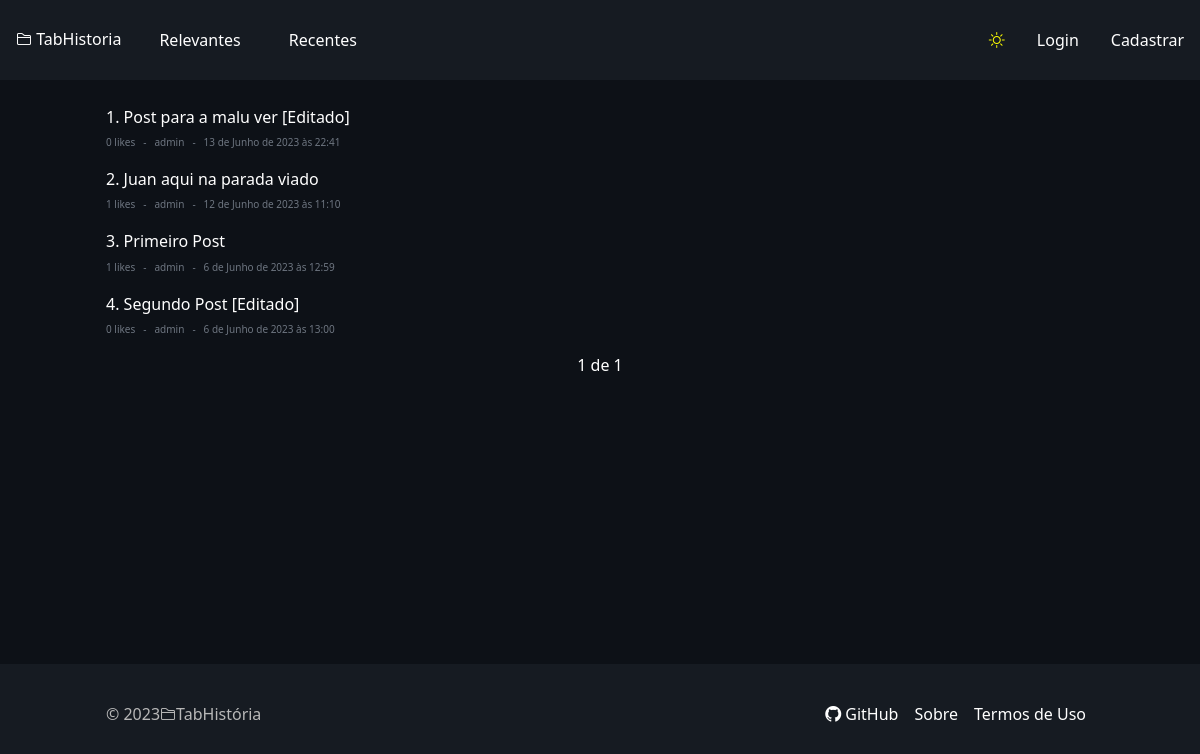
The app's page /, older data.
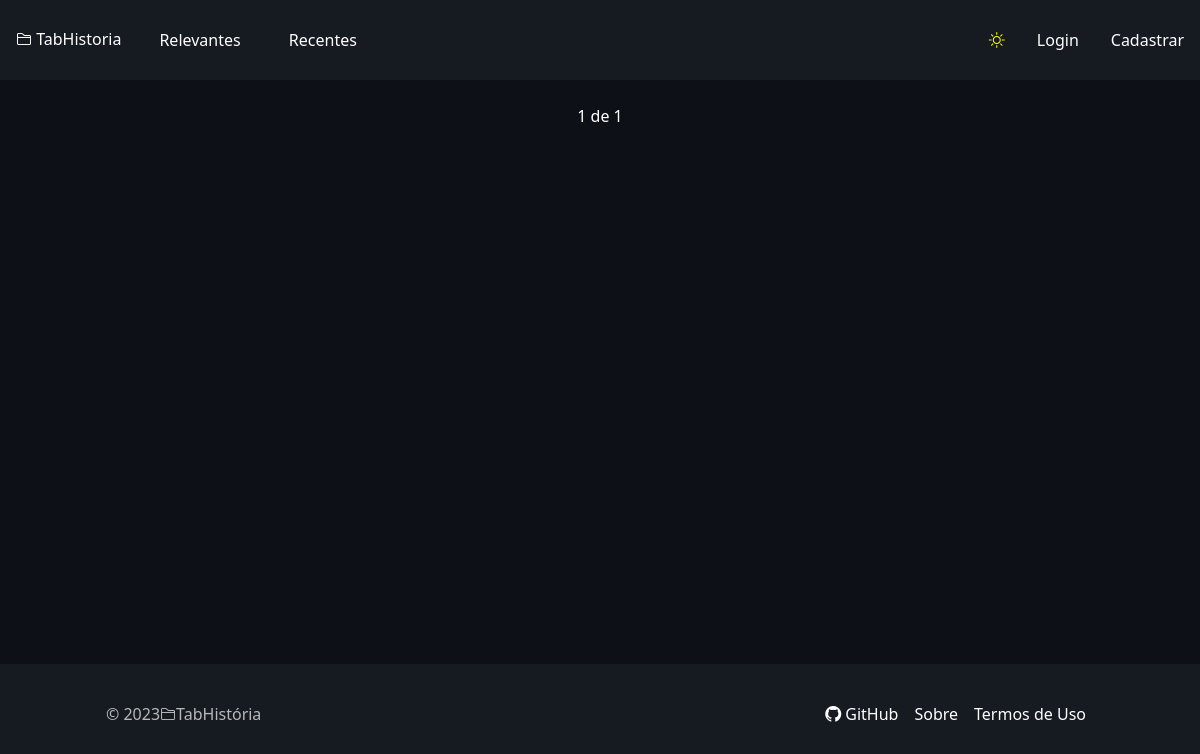
The same page, newer data.
### apps/post/models.py (models this page shows, shortened)
class Post(models.Model):
    title = models.CharField(max_length=100)
    creator = models.ForeignKey(User, on_delete=models.CASCADE)
    likes = models.IntegerField(blank=True, null=True,  default=0)
    users_liked = models.ManyToManyField(User, related_name='users_liked', blank=True)
    users_disliked = models.ManyToManyField(User, related_name='users_disliked', blank=True)
    comments = models.ManyToManyField(Comment, blank=True)
    creation_date = models.DateTimeField(auto_now_add=True)
    update_date = models.DateTimeField(auto_now=True)
    content = models.TextField()

### apps/home/views.py (the view)
# urls.py: path('', views.home, name='home'),
def home(request):
    if request.method == 'GET':
        category = request.GET.get('category')
        if category == 'recent':
            posts = Post.objects.all().order_by('-creation_date')
        else:
            posts = Post.objects.annotate(date=TruncDate('creation_date')).order_by('-date', '-likes')
        paginator = Paginator(posts, 10)
        page = request.GET.get('page')
        posts = paginator.get_page(page)
        return render(request, 'pages/index.html', {'posts': posts, 'category':category, 'page_quantit': 10})

### core/custom_filters.py (called while the page is built)
@register.filter
def index_post(value, page):
    if page <= 1:
        return value
    return value + (page -1) * 10

### apps/home/templates/pages/index.html (shortened to what this page needs)
{% extends 'base.html' %}
{% load static %}
{% load custom_filters %}
{% block body %}
<main class="dark-mode" id="main">
  <section class="container text-white pt-4">
    <div class="grid-container">
      {% for post in posts %}
      <div class="news pt-1 grid-item">
        <h2 class="fs-6 weight">
          {{ forloop.counter|index_post:posts.number }}.
          <a href="{% url 'post_viewer' post.id %}" class="post-link">{{ post.title }}</a>
        </h2>
        <div class="more d-flex align-items-center justify-content-start gap-2">
          <p>{{ post.likes }} likes</p>
          <p>-</p>
          <p>{{ post.creator }}</p>
          <p>-</p>
          <p>{{ post.creation_date }}</p>
        </div>
      </div>
      {% endfor %}
    </div>
  </section>
  <section class="container d-flex align-items-center justify-content-center px-1">
    <div class="pass">
      <span class="current">
        {{ posts.number }} de {{ posts.paginator.num_pages }}
      </span>
    </div>
  </section>
</main>
{% endblock %}

### templates/base.html (shortened to what this page needs)
{% load static %}
<!DOCTYPE html>
<html lang="pt-br">
<head>
  <link href="https://cdn.jsdelivr.net/npm/bootstrap@5.3.0-alpha3/dist/css/bootstrap.min.css" rel="stylesheet">
  <link rel="stylesheet" href="https://cdn.jsdelivr.net/npm/bootstrap-icons@1.10.5/font/bootstrap-icons.css">
  <link rel="stylesheet" href="{% static 'css/style.css' %}">
</head>
<body onload="messageAlert()">
  {% include 'partials/hearder.html' %}
  {% block body %}{% endblock %}
  {% include 'partials/footer.html' %}
</body>
</html>

### templates/partials/hearder.html (shortened to what this page needs)
<header style="height: 10vh; background-color: #161B22;" class="d-flex align-items-center justify-content-between">
  <nav class="navbar-nav">
    <ul class="nav">
      <li class="nav-item"><a class="nav-link" href="{% url 'home' %}"><i class="bi bi-folder2"></i> <span>TabHistoria</span></a></li>
      <form action="{% url 'home' %}" method="GET" >
        <button type="submit" name="category" value="relevant" style="border: none; background: none; color: inherit;"><li class="nav-item"><a class="nav-link">Relevantes</a></li></button>
        <button type="submit" name="category" value="recent" style="border: none; background: none; color: inherit;"><li class="nav-item"><a class="nav-link">Recentes</a></a></li></button>
      </form>
    </ul>
  </nav>
  <nav class="navbar-nav">
    <ul class="nav">
      <li class="nav-item"><i class="bi bi-brightness-high nav-link change" id="change-theme"></i></li>
      {% if not user.is_authenticated %}
        <li class="nav-item"><a class="nav-link" href="{% url 'login' %}">Login</a></li>
        <li class="nav-item"><a class="nav-link" href="{% url 'register' %}">Cadastrar</a></li>
      {% endif %}
    </ul>
  </nav>
</header>

### templates/partials/footer.html
<footer class="footer container align-items-center d-flex justify-content-between mb-0" style="height: 10vh; width: 100vw;">
  <div class="d-flex align-items-center">
      &copy; 2023 <i class="bi bi-folder2"></i> TabHistória
  </div>
  <nav class="navbar navbar-expand-lg navbar-dark">
          <ul class="navbar-nav" style="display: flex; flex-direction: row;">
              <li class="nav-item"><a class="nav-link" href="https://github.com/Michel-Rooney/tabHistoria/"><i class="bi bi-github"></i> GitHub</a></li>
              <li class="nav-item"><a class="nav-link" href="{% url 'about' %}">Sobre</a></li>
              <li class="nav-item"><a class="nav-link" href="#">Termos de Uso</a></li>
          </ul>
  </nav>
</footer>

### templates/static/css/style.css (style rules this page uses)
html, body { margin: 0; padding: 0; box-sizing: border-box; }
* { font-family: system-ui, -apple-system, BlinkMacSystemFont, 'Segoe UI', Roboto, Oxygen, Ubuntu, Cantarell, 'Open Sans', 'Helvetica Neue', sans-serif; }
.nav-link { color: white; }
.bi-brightness-high { color: yellow; }
.dark-mode { min-height: 73vh; padding-bottom: 30px; background-color: #0D1117; }
.text-white { color: white; }
.dark-mode .container { color: #fff; }
.container { max-width: 1012px; }
a { color: #fff; text-decoration: none; }
body { background-color: #161B22; }
.footer { margin-bottom: 0; color: #b8b8b8; min-height: 100px; }

Row changes from the older to the newer data that the page shows:
removed Post: title "Post para a malu ver [Editado]", likes "0", creator "admin", creation_date "13 de Junho de 2023 às 22:41"
removed Post: title "Juan aqui na parada viado", likes "1", creator "admin", creation_date "12 de Junho de 2023 às 11:10"
removed Post: title "Primeiro Post", likes "1", creator "admin", creation_date "6 de Junho de 2023 às 12:59"
removed Post: title "Segundo Post [Editado]", likes "0", creator "admin", creation_date "6 de Junho de 2023 às 13:00"
